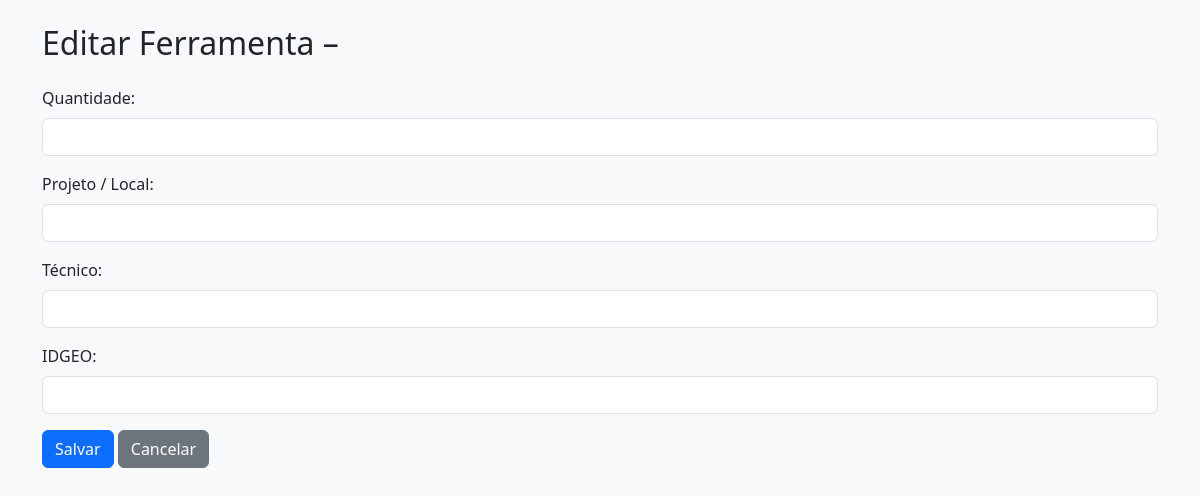
The app's page /editar/20, older data.
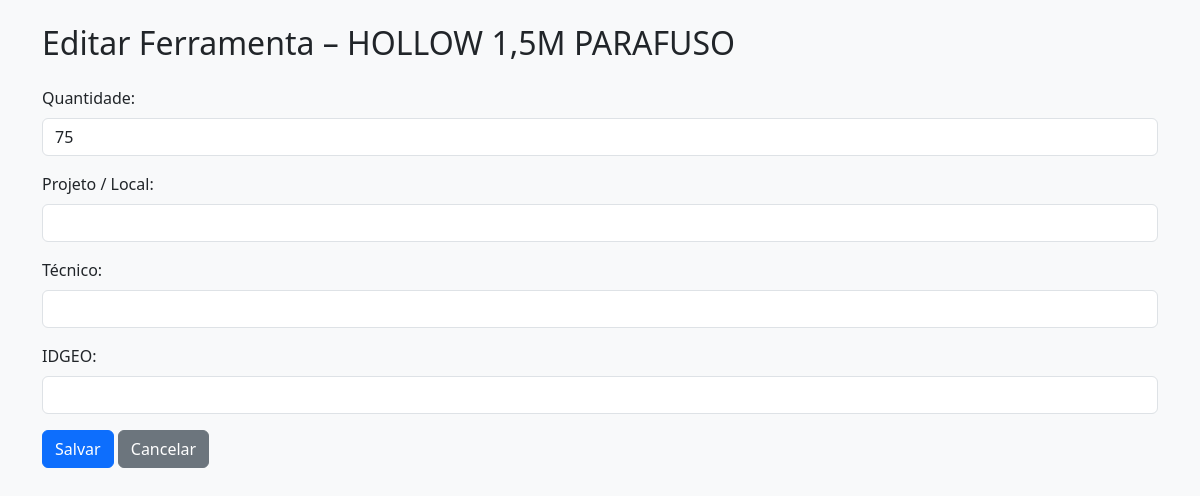
The same page, newer data.
### tables this page shows
CREATE TABLE ferramentas (
    id INTEGER PRIMARY KEY AUTOINCREMENT,
    nome TEXT NOT NULL,
    status TEXT NOT NULL,
    local TEXT NOT NULL,
    tecnico TEXT,
    quantidade INTEGER NOT NULL,
    idgeo TEXT
);

### app.py (the view, shortened to what this page needs)
@app.route('/editar/<int:id>', methods=['GET', 'POST'])
def editar(id):
    conn = get_db_connection()
    ferramenta = conn.execute('SELECT * FROM ferramentas WHERE id = ?', (id,)).fetchone()
    conn.close()
    return render_template('editar.html', ferramenta=ferramenta)

### app.py (called while the page is built)
def get_db_connection():
    conn = sqlite3.connect('ferramentas.db')
    conn.row_factory = sqlite3.Row
    return conn

### templates/editar.html (shortened to what this page needs)
<!DOCTYPE html>
<html lang="pt-br">
<head>
    <link href="https://cdn.jsdelivr.net/npm/bootstrap@5.3.0/dist/css/bootstrap.min.css" rel="stylesheet">
</head>
<body class="p-4 bg-light">
    <div class="container">
        <h2 class="mb-4">Editar Ferramenta – {{ ferramenta.nome }}</h2>
        <form method="POST">
            <div class="mb-3">
                <label for="quantidade" class="form-label">Quantidade:</label>
                <input type="number" name="quantidade" class="form-control" value="{{ ferramenta.quantidade }}" required>
            </div>
            <div class="mb-3">
                <label for="local" class="form-label">Projeto / Local:</label>
                <input type="text" name="local" class="form-control" value="{{ ferramenta.local }}" required>
            </div>
            <div class="mb-3">
                <label for="tecnico" class="form-label">Técnico:</label>
                <input type="text" name="tecnico" class="form-control" value="{{ ferramenta.tecnico }}">
            </div>
            <div class="mb-3">
                <label for="idgeo" class="form-label">IDGEO:</label>
                <input type="text" name="idgeo" class="form-control" value="{{ ferramenta.idgeo }}">
            </div>
            <button type="submit" class="btn btn-primary">Salvar</button>
            <a href="/" class="btn btn-secondary">Cancelar</a>
        </form>
    </div>
</body>
</html>

Row changes from the older to the newer data that the page shows:
added ferramentas: nome "HOLLOW 1,5M PARAFUSO", quantidade "75"
